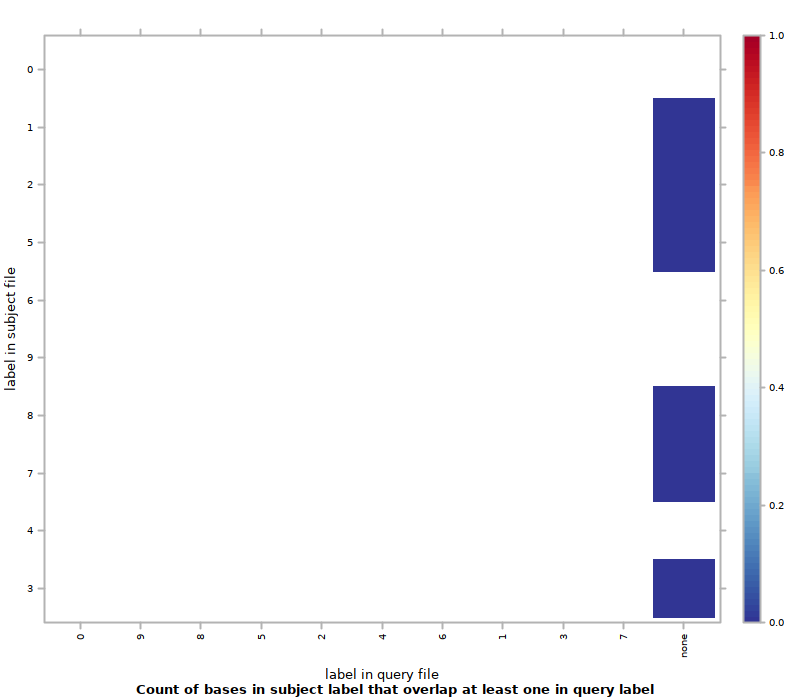

Source code (R):
#!/usr/bin/env Rscript
## transcript produced by Segtools 1.1.14

segtools.r.dirname <-
  system2("python",
          c("-c", "'import segtools; print segtools.get_r_dirname()'"),
          stdout = TRUE)

source(file.path(segtools.r.dirname, 'common.R'))
source(file.path(segtools.r.dirname, 'overlap.R'))
save.overlap.performance('./K5seq50bp1000bp/overlap-ordered', 'overlap.performance', './K5seq50bp1000bp/overlap-ordered/overlap.tab', row.normalize = 'FALSE', mnemonic_file = './K5seq50bp1000bp/overlap-direct/mnemonics1_new.txt', clobber = FALSE, col_mnemonic_file = './K5seq50bp1000bp/overlap-direct/mnemonics2_new.txt')
save.overlap.heatmap('./K5seq50bp1000bp/overlap-ordered', 'overlap', './K5seq50bp1000bp/overlap-ordered/overlap.tab', clobber = FALSE, col_mnemonic_file = './K5seq50bp1000bp/overlap-direct/mnemonics2_new.txt', cluster = FALSE, max_contrast = FALSE, row.normalize = 'FALSE', mnemonic_file = './K5seq50bp1000bp/overlap-direct/mnemonics1_new.txt')
